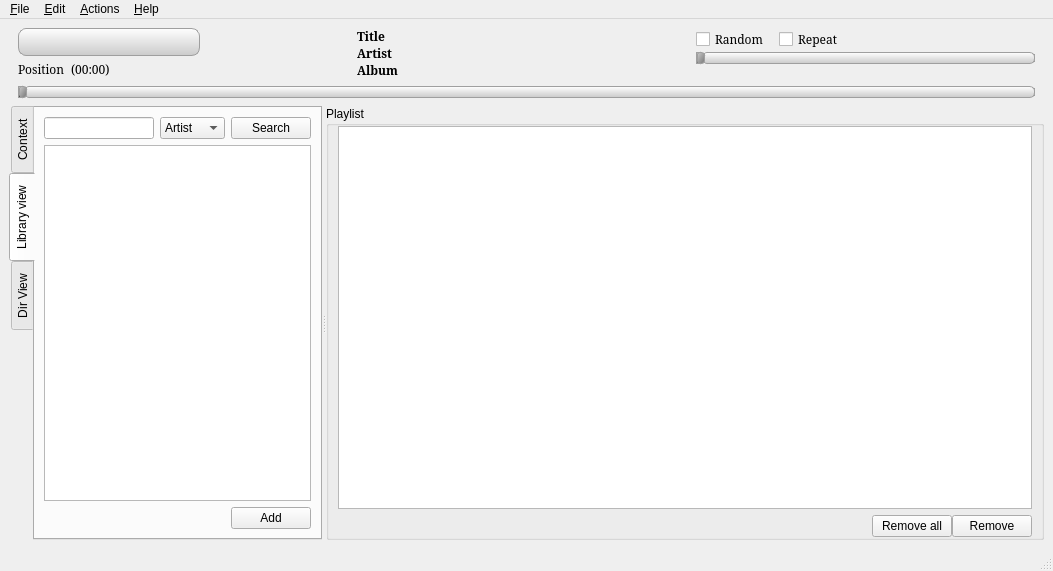
<ui version="4.0" >
 <class>MainWindow</class>
 <widget class="QMainWindow" name="MainWindow" >
  <property name="geometry" >
   <rect>
    <x>0</x>
    <y>0</y>
    <width>1053</width>
    <height>571</height>
   </rect>
  </property>
  <property name="windowTitle" >
   <string>QtMPC</string>
  </property>
  <property name="styleSheet" >
   <string notr="true" >QDialogButtonBox {
    dialogbuttonbox-buttons-have-icons: true;
}</string>
  </property>
  <widget class="QWidget" name="centralwidget" >
   <layout class="QVBoxLayout" name="verticalLayout_7" >
    <item>
     <widget class="QGroupBox" name="groupBox" >
      <property name="sizePolicy" >
       <sizepolicy vsizetype="Fixed" hsizetype="Expanding" >
        <horstretch>0</horstretch>
        <verstretch>0</verstretch>
       </sizepolicy>
      </property>
      <property name="styleSheet" >
       <string notr="true" >QGroupBox {
	border: none;
}</string>
      </property>
      <property name="flat" >
       <bool>true</bool>
      </property>
      <layout class="QVBoxLayout" name="verticalLayout_4" >
       <property name="topMargin" >
        <number>0</number>
       </property>
       <property name="bottomMargin" >
        <number>0</number>
       </property>
       <item>
        <layout class="QHBoxLayout" name="horizontalLayout_4" >
         <property name="spacing" >
          <number>0</number>
         </property>
         <item>
          <layout class="QVBoxLayout" name="verticalLayout" >
           <property name="spacing" >
            <number>0</number>
           </property>
           <item>
            <layout class="QHBoxLayout" name="horizontalLayout_3" >
             <property name="spacing" >
              <number>0</number>
             </property>
             <property name="sizeConstraint" >
              <enum>QLayout::SetMinimumSize</enum>
             </property>
             <item>
              <widget class="QPushButton" name="prevTrackButton" >
               <property name="styleSheet" >
                <string notr="true" >QPushButton {
	background-color: qlineargradient(x1: 0, y1: 0, x2: 0, y2: 1, stop: 0 palette(Light), stop: 1 palette(MidLight));
	border-top: 1px solid palette(Dark);
	border-bottom: 1px solid palette(Dark);
	border-left: 1px solid palette(Dark);
	border-top-left-radius: 8px;
	border-bottom-left-radius: 8px;
	padding: 6px;
}

QPushButton::hover {
	background-color: qlineargradient(x1: 0, y1: 0, x2: 0, y2: 1, stop: 0 palette(Light), stop: 1 palette(Mid));
}</string>
               </property>
               <property name="text" >
                <string/>
               </property>
               <property name="iconSize" >
                <size>
                 <width>25</width>
                 <height>25</height>
                </size>
               </property>
              </widget>
             </item>
             <item>
              <widget class="QPushButton" name="stopTrackButton" >
               <property name="styleSheet" >
                <string notr="true" >QPushButton {
	background-color: qlineargradient(x1: 0, y1: 0, x2: 0, y2: 1, stop: 0 palette(Light), stop: 1 palette(MidLight));
	border-top: 1px solid palette(Dark);
	border-bottom: 1px solid palette(Dark);
	padding: 6px;
}

QPushButton::hover {
	background-color: qlineargradient(x1: 0, y1: 0, x2: 0, y2: 1, stop: 0 palette(Light), stop: 1 palette(Mid));
}</string>
               </property>
               <property name="text" >
                <string/>
               </property>
               <property name="iconSize" >
                <size>
                 <width>25</width>
                 <height>25</height>
                </size>
               </property>
              </widget>
             </item>
             <item>
              <widget class="QPushButton" name="playPauseTrackButton" >
               <property name="styleSheet" >
                <string notr="true" >QPushButton {
	background-color: qlineargradient(x1: 0, y1: 0, x2: 0, y2: 1, stop: 0 palette(Light), stop: 1 palette(MidLight));
	border-top: 1px solid palette(Dark);
	border-bottom: 1px solid palette(Dark);
	padding: 6px;
}

QPushButton::hover {
	background-color: qlineargradient(x1: 0, y1: 0, x2: 0, y2: 1, stop: 0 palette(Light), stop: 1 palette(Mid));
}</string>
               </property>
               <property name="text" >
                <string/>
               </property>
               <property name="iconSize" >
                <size>
                 <width>25</width>
                 <height>25</height>
                </size>
               </property>
               <property name="checkable" >
                <bool>true</bool>
               </property>
              </widget>
             </item>
             <item>
              <widget class="QPushButton" name="nextTrackButton" >
               <property name="styleSheet" >
                <string notr="true" >QPushButton {
	background-color: qlineargradient(x1: 0, y1: 0, x2: 0, y2: 1, stop: 0 palette(Light), stop: 1 palette(MidLight));
	border-top: 1px solid palette(Dark);
	border-bottom: 1px solid palette(Dark);
	border-right: 1px solid palette(Dark);
	border-top-right-radius: 8px;
	border-bottom-right-radius: 8px;
	padding: 6px;
}

QPushButton::hover {
	background-color: qlineargradient(x1: 0, y1: 0, x2: 0, y2: 1, stop: 0 palette(Light), stop: 1 palette(Mid));
}</string>
               </property>
               <property name="text" >
                <string/>
               </property>
               <property name="iconSize" >
                <size>
                 <width>25</width>
                 <height>25</height>
                </size>
               </property>
              </widget>
             </item>
             <item>
              <spacer name="horizontalSpacer_3" >
               <property name="orientation" >
                <enum>Qt::Horizontal</enum>
               </property>
               <property name="sizeHint" stdset="0" >
                <size>
                 <width>0</width>
                 <height>20</height>
                </size>
               </property>
              </spacer>
             </item>
            </layout>
           </item>
           <item>
            <layout class="QHBoxLayout" name="horizontalLayout_2" >
             <property name="spacing" >
              <number>6</number>
             </property>
             <property name="sizeConstraint" >
              <enum>QLayout::SetMinimumSize</enum>
             </property>
             <property name="topMargin" >
              <number>4</number>
             </property>
             <item>
              <widget class="QLabel" name="label" >
               <property name="font" >
                <font>
                 <family>Serif</family>
                </font>
               </property>
               <property name="text" >
                <string>Position</string>
               </property>
              </widget>
             </item>
             <item>
              <widget class="QLabel" name="songTimeElapsedLabel" >
               <property name="font" >
                <font>
                 <family>Serif</family>
                </font>
               </property>
               <property name="text" >
                <string>(00:00)</string>
               </property>
              </widget>
             </item>
             <item>
              <spacer name="horizontalSpacer" >
               <property name="orientation" >
                <enum>Qt::Horizontal</enum>
               </property>
               <property name="sizeHint" stdset="0" >
                <size>
                 <width>0</width>
                 <height>14</height>
                </size>
               </property>
              </spacer>
             </item>
            </layout>
           </item>
          </layout>
         </item>
         <item>
          <layout class="QVBoxLayout" name="verticalLayout_2" >
           <property name="spacing" >
            <number>0</number>
           </property>
           <item>
            <widget class="QLabel" name="trackTitleLabel" >
             <property name="sizePolicy" >
              <sizepolicy vsizetype="Preferred" hsizetype="Expanding" >
               <horstretch>1</horstretch>
               <verstretch>0</verstretch>
              </sizepolicy>
             </property>
             <property name="font" >
              <font>
               <family>Serif</family>
               <weight>75</weight>
               <bold>true</bold>
              </font>
             </property>
             <property name="text" >
              <string>Title</string>
             </property>
            </widget>
           </item>
           <item>
            <widget class="QLabel" name="trackArtistLabel" >
             <property name="sizePolicy" >
              <sizepolicy vsizetype="Preferred" hsizetype="Expanding" >
               <horstretch>1</horstretch>
               <verstretch>0</verstretch>
              </sizepolicy>
             </property>
             <property name="font" >
              <font>
               <family>Serif</family>
               <weight>75</weight>
               <bold>true</bold>
              </font>
             </property>
             <property name="text" >
              <string>Artist</string>
             </property>
            </widget>
           </item>
           <item>
            <widget class="QLabel" name="trackAlbumLabel" >
             <property name="sizePolicy" >
              <sizepolicy vsizetype="Preferred" hsizetype="Expanding" >
               <horstretch>1</horstretch>
               <verstretch>0</verstretch>
              </sizepolicy>
             </property>
             <property name="font" >
              <font>
               <family>Serif</family>
               <weight>75</weight>
               <bold>true</bold>
              </font>
             </property>
             <property name="text" >
              <string>Album</string>
             </property>
            </widget>
           </item>
          </layout>
         </item>
         <item>
          <layout class="QVBoxLayout" name="verticalLayout_3" >
           <item>
            <layout class="QHBoxLayout" name="horizontalLayout" >
             <property name="spacing" >
              <number>10</number>
             </property>
             <item>
              <widget class="QCheckBox" name="randomCheckBox" >
               <property name="font" >
                <font>
                 <family>Serif</family>
                </font>
               </property>
               <property name="text" >
                <string>Random</string>
               </property>
              </widget>
             </item>
             <item>
              <widget class="QCheckBox" name="repeatCheckBox" >
               <property name="font" >
                <font>
                 <family>Serif</family>
                </font>
               </property>
               <property name="text" >
                <string>Repeat</string>
               </property>
              </widget>
             </item>
             <item>
              <spacer name="horizontalSpacer_4" >
               <property name="orientation" >
                <enum>Qt::Horizontal</enum>
               </property>
               <property name="sizeHint" stdset="0" >
                <size>
                 <width>40</width>
                 <height>20</height>
                </size>
               </property>
              </spacer>
             </item>
            </layout>
           </item>
           <item>
            <spacer name="horizontalSpacer_2" >
             <property name="orientation" >
              <enum>Qt::Horizontal</enum>
             </property>
             <property name="sizeHint" stdset="0" >
              <size>
               <width>0</width>
               <height>0</height>
              </size>
             </property>
            </spacer>
           </item>
           <item>
            <widget class="QSlider" name="volumeSlider" >
             <property name="toolTip" >
              <string comment="Use the slider to adjust the volume" >Volume</string>
             </property>
             <property name="styleSheet" >
              <string notr="true" >QSlider::groove:horizontal
{
	border: 1px solid palette(Dark);
	height: 6px;
	border-radius: 5px;
	margin: 2px 0;
}

QSlider::handle:horizontal
{
	background: qlineargradient(x1:0, y1:0, x2:1, y2:1, stop:0 palette(MidLight), stop:1 palette(Shadow));
	border: 1px solid palette(Dark);
	width: 6px;
	margin: -3px 0;
	border-radius: 3px;
}

QSlider::add-page:horizontal
{
	background: qlineargradient(x1:0, y1:0, x2:0, y2:1, stop:0 palette(Light), stop:1 palette(MidLight));
	border: 1px solid palette(Dark);
	border-radius: 5px;
}

QSlider::sub-page:horizontal
{
	background: qlineargradient(x1:0, y1:0, x2:1, y2:1, stop:0 palette(Light), stop:1 palette(HighlightText));
	border: 1px solid palette(Dark);
	border-radius: 5px;
}</string>
             </property>
             <property name="maximum" >
              <number>100</number>
             </property>
             <property name="pageStep" >
              <number>0</number>
             </property>
             <property name="orientation" >
              <enum>Qt::Horizontal</enum>
             </property>
            </widget>
           </item>
           <item>
            <spacer name="verticalSpacer_2" >
             <property name="orientation" >
              <enum>Qt::Vertical</enum>
             </property>
             <property name="sizeHint" stdset="0" >
              <size>
               <width>218</width>
               <height>0</height>
              </size>
             </property>
            </spacer>
           </item>
          </layout>
         </item>
        </layout>
       </item>
       <item>
        <widget class="QSlider" name="positionSlider" >
         <property name="styleSheet" >
          <string notr="true" >QSlider::groove:horizontal
{
	border: 1px solid palette(Dark);
	height: 6px;
	border-radius: 5px;
	margin: 2px 0;
}

QSlider::handle:horizontal
{
	background: qlineargradient(x1:0, y1:0, x2:1, y2:1, stop:0 palette(MidLight), stop:1 palette(Shadow));
	border: 1px solid palette(Dark);
	width: 6px;
	margin: -3px 0;
	border-radius: 3px;
}

QSlider::add-page:horizontal
{
	background: qlineargradient(x1:0, y1:0, x2:0, y2:1, stop:0 palette(Light), stop:1 palette(MidLight));
	border: 1px solid palette(Dark);
	border-radius: 5px;
}

QSlider::sub-page:horizontal
{
	background: qlineargradient(x1:0, y1:0, x2:0, y2:1, stop:0 palette(Light), stop:1 palette(BrightText));
	border: 1px solid palette(Dark);
	border-radius: 5px;
}</string>
         </property>
         <property name="pageStep" >
          <number>0</number>
         </property>
         <property name="orientation" >
          <enum>Qt::Horizontal</enum>
         </property>
        </widget>
       </item>
      </layout>
     </widget>
    </item>
    <item>
     <widget class="QSplitter" name="splitter" >
      <property name="orientation" >
       <enum>Qt::Horizontal</enum>
      </property>
      <widget class="QTabWidget" name="tabWidget" >
       <property name="tabPosition" >
        <enum>QTabWidget::West</enum>
       </property>
       <property name="currentIndex" >
        <number>1</number>
       </property>
       <property name="usesScrollButtons" >
        <bool>true</bool>
       </property>
       <widget class="QWidget" name="contextTab" >
        <attribute name="title" >
         <string>Context</string>
        </attribute>
        <layout class="QGridLayout" name="gridLayout" >
         <item row="0" column="0" colspan="2" >
          <widget class="QLabel" name="albumCoverLabel" >
           <property name="minimumSize" >
            <size>
             <width>0</width>
             <height>200</height>
            </size>
           </property>
           <property name="text" >
            <string/>
           </property>
           <property name="alignment" >
            <set>Qt::AlignCenter</set>
           </property>
          </widget>
         </item>
         <item row="1" column="0" >
          <widget class="QLabel" name="label_3" >
           <property name="text" >
            <string>Release Date:</string>
           </property>
          </widget>
         </item>
         <item row="1" column="1" >
          <widget class="QLabel" name="releaseDateLabel" >
           <property name="text" >
            <string/>
           </property>
          </widget>
         </item>
         <item row="2" column="1" >
          <spacer name="verticalSpacer_4" >
           <property name="orientation" >
            <enum>Qt::Vertical</enum>
           </property>
           <property name="sizeHint" stdset="0" >
            <size>
             <width>20</width>
             <height>30</height>
            </size>
           </property>
          </spacer>
         </item>
        </layout>
        <zorder>albumCoverLabel</zorder>
        <zorder>releaseDateLabel</zorder>
        <zorder>label_3</zorder>
        <zorder>verticalSpacer_4</zorder>
       </widget>
       <widget class="QWidget" name="libraryViewTab" >
        <attribute name="title" >
         <string>Library view</string>
        </attribute>
        <layout class="QVBoxLayout" name="verticalLayout_6" >
         <item>
          <layout class="QHBoxLayout" name="horizontalLayout_6" >
           <item>
            <widget class="QLineEdit" name="searchTextLineEdit" >
             <property name="sizePolicy" >
              <sizepolicy vsizetype="Preferred" hsizetype="Expanding" >
               <horstretch>0</horstretch>
               <verstretch>0</verstretch>
              </sizepolicy>
             </property>
            </widget>
           </item>
           <item>
            <widget class="QComboBox" name="searchFieldComboBox" >
             <property name="sizePolicy" >
              <sizepolicy vsizetype="Preferred" hsizetype="Preferred" >
               <horstretch>0</horstretch>
               <verstretch>0</verstretch>
              </sizepolicy>
             </property>
             <item>
              <property name="text" >
               <string>Artist</string>
              </property>
             </item>
             <item>
              <property name="text" >
               <string>Album</string>
              </property>
             </item>
             <item>
              <property name="text" >
               <string>Song</string>
              </property>
             </item>
            </widget>
           </item>
           <item>
            <widget class="QPushButton" name="searchPushButton" >
             <property name="sizePolicy" >
              <sizepolicy vsizetype="Preferred" hsizetype="Minimum" >
               <horstretch>0</horstretch>
               <verstretch>0</verstretch>
              </sizepolicy>
             </property>
             <property name="text" >
              <string>Search</string>
             </property>
            </widget>
           </item>
          </layout>
         </item>
         <item>
          <widget class="QTreeView" name="libraryTreeView" >
           <property name="dragEnabled" >
            <bool>true</bool>
           </property>
           <property name="dragDropMode" >
            <enum>QAbstractItemView::DragOnly</enum>
           </property>
           <property name="alternatingRowColors" >
            <bool>true</bool>
           </property>
           <property name="selectionMode" >
            <enum>QAbstractItemView::ExtendedSelection</enum>
           </property>
           <property name="sortingEnabled" >
            <bool>true</bool>
           </property>
           <property name="allColumnsShowFocus" >
            <bool>true</bool>
           </property>
          </widget>
         </item>
         <item>
          <layout class="QHBoxLayout" name="horizontalLayout_7" >
           <item>
            <spacer name="horizontalSpacer_5" >
             <property name="orientation" >
              <enum>Qt::Horizontal</enum>
             </property>
             <property name="sizeHint" stdset="0" >
              <size>
               <width>40</width>
               <height>20</height>
              </size>
             </property>
            </spacer>
           </item>
           <item>
            <widget class="QPushButton" name="addToPlaylistPushButton" >
             <property name="text" >
              <string>Add</string>
             </property>
            </widget>
           </item>
          </layout>
         </item>
        </layout>
       </widget>
       <widget class="QWidget" name="dirViewTab" >
        <attribute name="title" >
         <string>Dir View</string>
        </attribute>
        <layout class="QVBoxLayout" name="verticalLayout_9" >
         <item>
          <widget class="QTreeView" name="dirTreeView" >
           <property name="dragEnabled" >
            <bool>true</bool>
           </property>
           <property name="dragDropMode" >
            <enum>QAbstractItemView::DragOnly</enum>
           </property>
           <property name="alternatingRowColors" >
            <bool>true</bool>
           </property>
           <property name="selectionMode" >
            <enum>QAbstractItemView::ExtendedSelection</enum>
           </property>
           <property name="sortingEnabled" >
            <bool>true</bool>
           </property>
           <property name="allColumnsShowFocus" >
            <bool>true</bool>
           </property>
          </widget>
         </item>
         <item>
          <layout class="QHBoxLayout" name="horizontalLayout_8" >
           <item>
            <spacer name="horizontalSpacer_6" >
             <property name="orientation" >
              <enum>Qt::Horizontal</enum>
             </property>
             <property name="sizeHint" stdset="0" >
              <size>
               <width>40</width>
               <height>20</height>
              </size>
             </property>
            </spacer>
           </item>
           <item>
            <widget class="QPushButton" name="dirViewAddToPlaylistPushButton" >
             <property name="text" >
              <string>Add</string>
             </property>
            </widget>
           </item>
          </layout>
         </item>
        </layout>
       </widget>
      </widget>
      <widget class="QGroupBox" name="groupBox_3" >
       <property name="sizePolicy" >
        <sizepolicy vsizetype="Expanding" hsizetype="Expanding" >
         <horstretch>2</horstretch>
         <verstretch>0</verstretch>
        </sizepolicy>
       </property>
       <property name="title" >
        <string>Playlist</string>
       </property>
       <layout class="QVBoxLayout" name="verticalLayout_5" >
        <property name="topMargin" >
         <number>0</number>
        </property>
        <property name="bottomMargin" >
         <number>0</number>
        </property>
        <item>
         <widget class="QTableView" name="playlistTableView" >
          <property name="contextMenuPolicy" >
           <enum>Qt::CustomContextMenu</enum>
          </property>
          <property name="acceptDrops" >
           <bool>true</bool>
          </property>
          <property name="dragEnabled" >
           <bool>true</bool>
          </property>
          <property name="dragDropOverwriteMode" >
           <bool>false</bool>
          </property>
          <property name="dragDropMode" >
           <enum>QAbstractItemView::DragDrop</enum>
          </property>
          <property name="alternatingRowColors" >
           <bool>true</bool>
          </property>
          <property name="selectionMode" >
           <enum>QAbstractItemView::ExtendedSelection</enum>
          </property>
          <property name="selectionBehavior" >
           <enum>QAbstractItemView::SelectRows</enum>
          </property>
         </widget>
        </item>
        <item>
         <layout class="QHBoxLayout" name="horizontalLayout_5" >
          <property name="spacing" >
           <number>0</number>
          </property>
          <item>
           <widget class="QLabel" name="playListStatsLabel" >
            <property name="text" >
             <string/>
            </property>
           </widget>
          </item>
          <item>
           <spacer>
            <property name="orientation" >
             <enum>Qt::Horizontal</enum>
            </property>
            <property name="sizeHint" stdset="0" >
             <size>
              <width>261</width>
              <height>20</height>
             </size>
            </property>
           </spacer>
          </item>
          <item>
           <widget class="QPushButton" name="removeAllFromPlaylistPushButton" >
            <property name="text" >
             <string>Remove all</string>
            </property>
           </widget>
          </item>
          <item>
           <widget class="QPushButton" name="removeFromPlaylistPushButton" >
            <property name="text" >
             <string>Remove</string>
            </property>
            <property name="shortcut" >
             <string>Del</string>
            </property>
           </widget>
          </item>
         </layout>
        </item>
       </layout>
      </widget>
     </widget>
    </item>
   </layout>
  </widget>
  <widget class="QMenuBar" name="menubar" >
   <property name="geometry" >
    <rect>
     <x>0</x>
     <y>0</y>
     <width>1053</width>
     <height>26</height>
    </rect>
   </property>
   <widget class="QMenu" name="menu_File" >
    <property name="title" >
     <string>&amp;File</string>
    </property>
    <addaction name="action_Quit" />
   </widget>
   <widget class="QMenu" name="menu_Edit" >
    <property name="title" >
     <string>&amp;Edit</string>
    </property>
    <addaction name="action_Preferences" />
   </widget>
   <widget class="QMenu" name="menu_Help" >
    <property name="title" >
     <string>&amp;Help</string>
    </property>
    <addaction name="action_About" />
   </widget>
   <widget class="QMenu" name="menu_Actions" >
    <property name="title" >
     <string>&amp;Actions</string>
    </property>
    <addaction name="action_Update_database" />
    <addaction name="action_Show_statistics" />
   </widget>
   <addaction name="menu_File" />
   <addaction name="menu_Edit" />
   <addaction name="menu_Actions" />
   <addaction name="menu_Help" />
  </widget>
  <widget class="QStatusBar" name="statusbar" />
  <action name="action_Quit" >
   <property name="text" >
    <string>&amp;Quit</string>
   </property>
  </action>
  <action name="action_Preferences" >
   <property name="text" >
    <string>&amp;Preferences</string>
   </property>
  </action>
  <action name="action_About" >
   <property name="text" >
    <string>&amp;About</string>
   </property>
  </action>
  <action name="action_Update_database" >
   <property name="text" >
    <string>&amp;Update database</string>
   </property>
  </action>
  <action name="action_Show_statistics" >
   <property name="text" >
    <string>Show &amp;statistics</string>
   </property>
  </action>
 </widget>
 <resources/>
 <connections/>
</ui>
